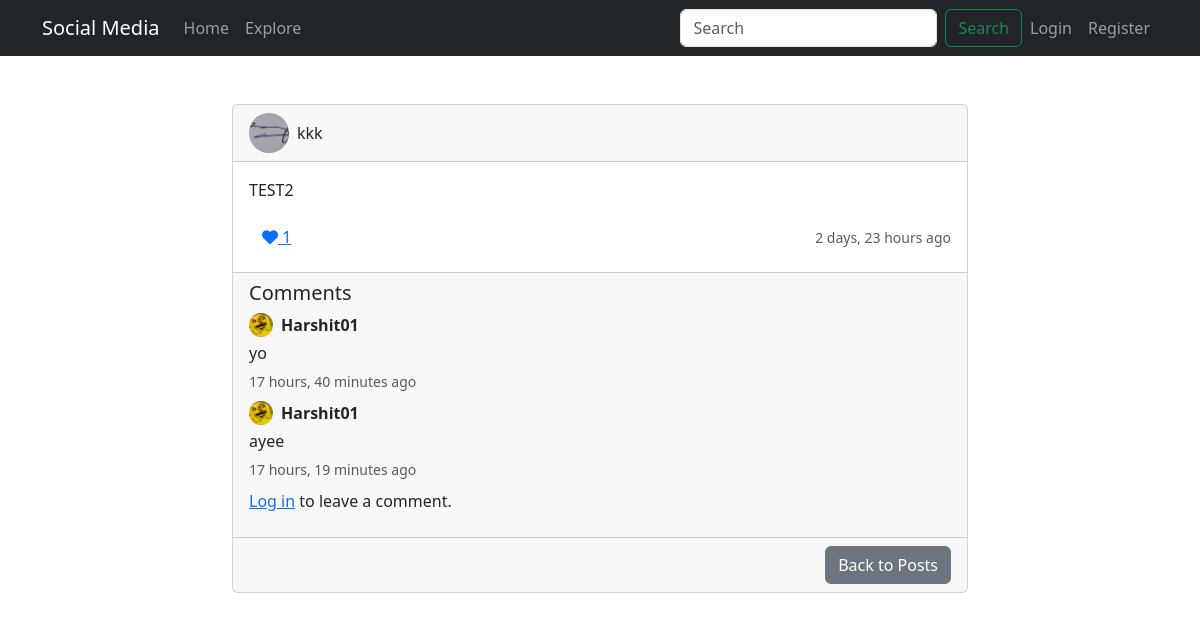
The page /post/8/ on the database its author committed.
### social_app/models.py (models this page shows, shortened)
class Post(models.Model):
    author = models.ForeignKey(User, on_delete=models.CASCADE, related_name='posts')
    content = models.TextField()
    image = models.ImageField(upload_to='post_images', blank=True)
    created_at = models.DateTimeField(auto_now_add=True)
    likes = models.ManyToManyField(User, related_name='liked_posts', blank=True)
    class Meta:
        ordering = ['-created_at']

class Profile(models.Model):
    user = models.OneToOneField(User, on_delete=models.CASCADE)
    bio = models.TextField(max_length=500, blank=True)
    profile_picture = models.ImageField(upload_to='profile_pics', blank=True)
    followers = models.ManyToManyField('self', symmetrical=False, related_name='following', blank=True)
    created_at = models.DateTimeField(auto_now_add=True)

class Comment(models.Model):
    post = models.ForeignKey(Post, on_delete=models.CASCADE, related_name='comments')
    author = models.ForeignKey(User, on_delete=models.CASCADE)
    content = models.TextField()
    created_at = models.DateTimeField(auto_now_add=True)
    class Meta:
        ordering = ['created_at']

### social_app/views.py (the view)
# urls.py: path('post/<int:pk>/', views.PostDetailView.as_view(), name='post-detail'),
class PostDetailView(DetailView):
    model = Post
    template_name = 'social_app/post_detail.html'
    def get_context_data(self, **kwargs):
        context = super().get_context_data(**kwargs)
        context['comment_form'] = CommentForm()
        return context

### social_app/forms.py (shortened to what this page needs)
class CommentForm(forms.ModelForm):
    class Meta:
        model = Comment
        fields = ['content']
        widgets = {
            'content': forms.Textarea(attrs={
                'class': 'form-control',
                'rows': 2,
                'placeholder': 'Write a comment...',
                'maxlength': 200,
            })
        }

### social_app/templates/social_app/post_detail.html (shortened to what this page needs)
{% extends 'social_app/base.html' %}
{% block content %}
<div class="row">
    <div class="col-md-8 mx-auto">
        <div class="card post-card">
            <div class="card-header">
                <div class="d-flex align-items-center">
                    <img src="{{ post.author.profile.profile_picture.url|default:'https://pngtree.com/so/default' }}"
                         class="rounded-circle profile-picture-small me-2">
                    <a href="{% url 'profile' username=post.author.username %}" class="text-decoration-none text-dark">
                        {{ post.author.username }}
                    </a>
                </div>
            </div>
            <div class="card-body">
                <p class="card-text">{{ post.content }}</p>
                <div class="d-flex justify-content-between align-items-center">
                    <div>
                        <button class="btn btn-link like-btn" data-post-id="{{ post.id }}">
                            <i class="fas fa-heart {% if request.user in post.likes.all %}text-danger{% endif %}"></i>
                            <span class="like-count">{{ post.likes.count }}</span>
                        </button>
                    </div>
                    <small class="text-muted">{{ post.created_at|timesince }} ago</small>
                </div>
            </div>
            <div class="card-footer">
                <h5>Comments</h5>
                {% for comment in post.comments.all %}
                    <div class="mb-2">
                        <div class="d-flex align-items-center mb-1">
                            <img src="{{ comment.author.profile.profile_picture.url|default:'https://pngtree.com/so/default' }}"
                                 class="rounded-circle me-2" style="width: 24px; height: 24px;">
                            <strong>{{ comment.author.username }}</strong>
                        </div>
                        <p class="mb-1">{{ comment.content }}</p>
                        <small class="text-muted">{{ comment.created_at|timesince }} ago</small>
                    </div>
                {% empty %}
                    <p>No comments yet. Be the first to comment!</p>
                {% endfor %}
                {% if user.is_authenticated %}
                    <form method="POST" action="{% url 'add-comment' post.id %}">
                        {% csrf_token %}
                        <div class="input-group mb-3">
                            <input type="text" name="content" class="form-control" placeholder="Add a comment..." required>
                            <button class="btn btn-primary" type="submit">Comment</button>
                        </div>
                    </form>
                {% else %}
                    <p><a href="{% url 'login' %}">Log in</a> to leave a comment.</p>
                {% endif %}
            </div>
            <div class="card-footer text-end">
                <a href="{% url 'explore' %}" class="btn btn-secondary">Back to Posts</a>
            </div>
        </div>
    </div>
</div>
{% endblock %}

### social_app/templates/social_app/base.html (style rules this page uses)
body { padding-top: 5rem; }
.post-card { margin-bottom: 20px; }
.profile-picture-small { width: 40px; height: 40px; object-fit: cover; }

### rows shown on the page
Post: author.profile.profile_picture (picture), author.username "kkk", content "TEST2", likes.count "1", created_at "2 days, 23 hours"
Comment: author.profile.profile_picture (picture), author.username "Harshit01", content "yo", created_at "17 hours, 40 minutes"
Comment: author.profile.profile_picture (picture), author.username "Harshit01", content "ayee", created_at "17 hours, 19 minutes"
